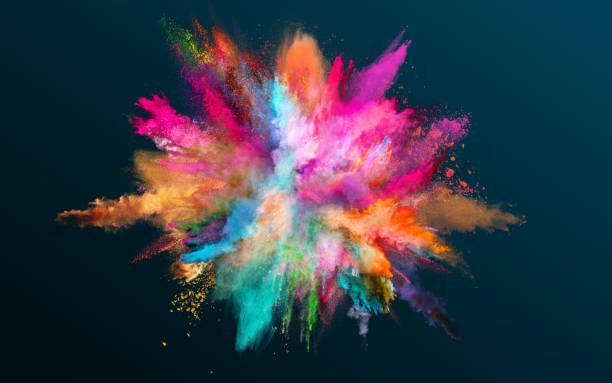
#> input picture зображення.jpg, 612 x 383 px
$ python 'from PIL import Image1.py'
#> lines starting #> are read from the running program, lines starting #| are printed output that depends on the picture
from PIL import Image, ImageFilter

with Image.open('зображення.jpg')as pic_original:
#> pic_original is the input picture: PIL image 612x383 RGB; mean R, G, B 52.8, 58.5, 72
    pic_gray = pic_original.convert('L')
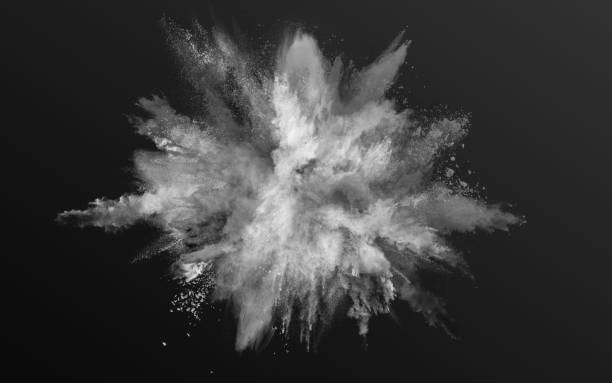
#> pic_gray: PIL image 612x383 L; min 2, max 243, mean 58.3
    contour = pic_original.filter(ImageFilter.CONTOUR)
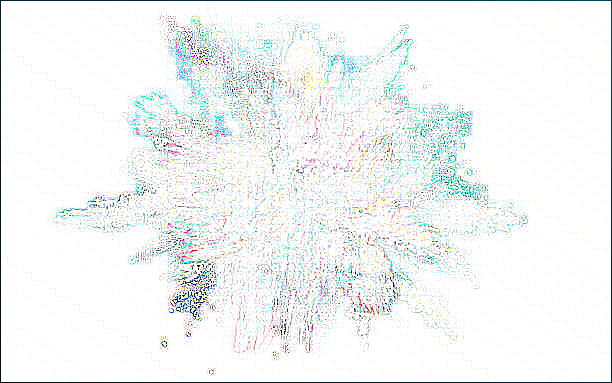
#> contour: PIL image 612x383 RGB; mean R, G, B 242.5, 245.2, 244.8
    contour.save('countour.png')
    contour.show()
